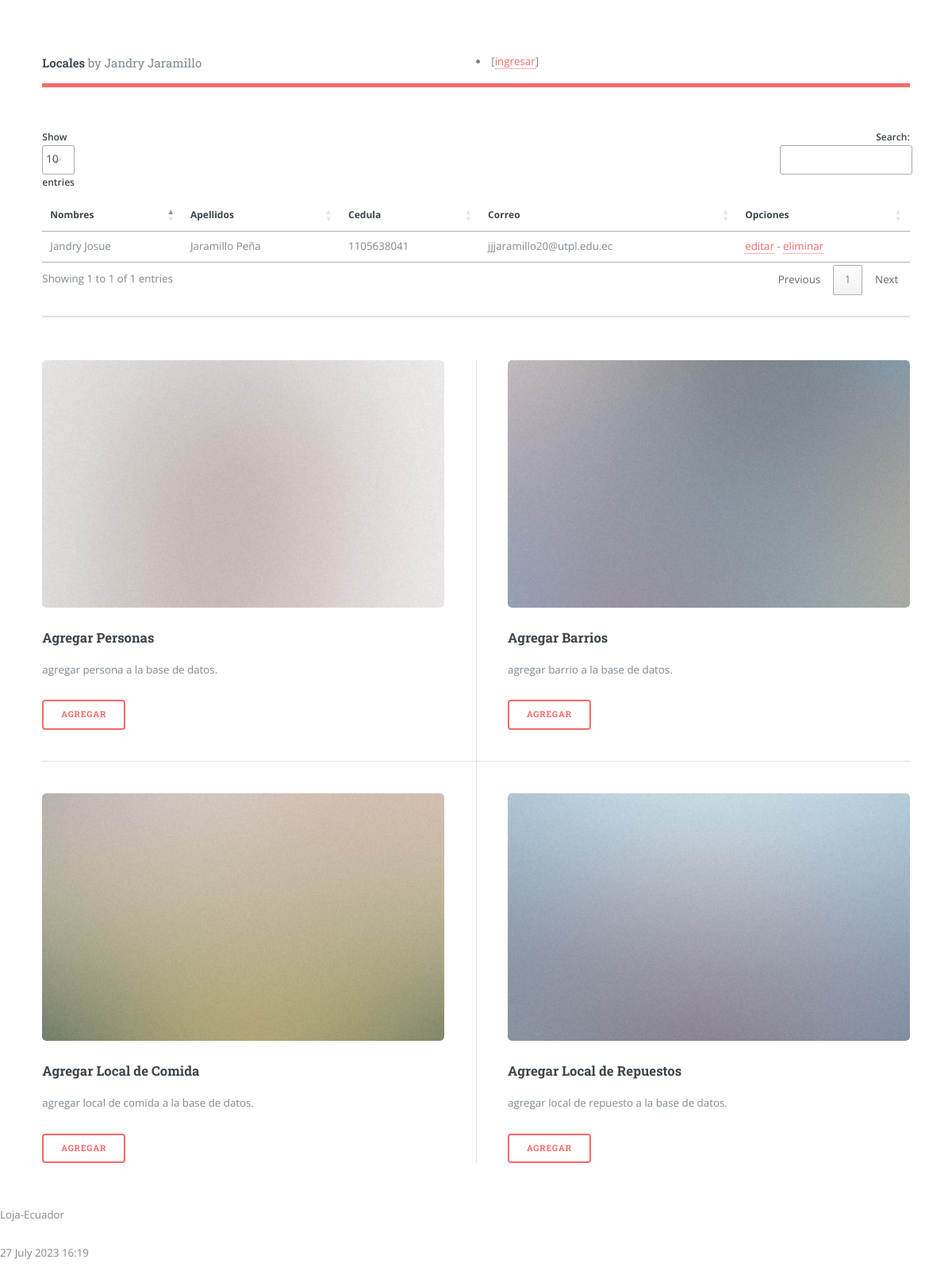
The page /listarPersonas on the database its author committed.
### locales/models.py (models this page shows, shortened)
class Persona(models.Model):
    nombres = models.CharField(max_length=80)
    apellidos = models.CharField(max_length=80)
    cedula = models.CharField(max_length=10)
    correo = models.EmailField()

### locales/views.py (the view)
# urls.py: path('listarPersonas', views.listarPersonas,
def listarPersonas(request):
    personas = Persona.objects.all()
    informacion_template = {"personas": personas}
    return render(request, "listarPersonas.html", informacion_template)

### locales/templates/listarPersonas.html (shortened to what this page needs)
{% extends "master.html" %}
{% block content %}
<table id="tabla_datos">
  <thead>
    <tr>
      <th>Nombres</th>
      <th>Apellidos</th>
      <th>Cedula</th>
      <th>Correo</th>
      <th>Opciones</th>
    </tr>
  </thead>
  {% for e in personas %}
  <tr>
    <td> {{e.nombres}}</td>
    <td> {{e.apellidos}}</td>
    <td> {{e.cedula}}</td>
    <td> {{e.correo}}</td>
    <td>
      <a href="{% url 'editarPersonas' e.id %}">editar</a> -
      <a href="{% url 'eliminarPersonas' e.id %}"
      onclick="return confirm('¿Está seguro de la eliminación?')" >
      eliminar</a>
    </td>
  </tr>
  {% endfor %}
</table>
{% endblock %}

### locales/static/css/main.css (style rules this page uses)
html, body, div, span, applet, object, iframe, h1, h2, h3, h4, h5, h6, p, blockquote, pre, a, abbr, acronym, address, big, cite, code, del, dfn, em, img, ins, kbd, q, s, samp, small, strike, strong, sub, sup, tt, var, b, u, i, center, dl, dt, dd, ol, ul, li, fieldset, form, label, legend, table, caption, tbody, tfoot, thead, tr, th, td, article, aside, canvas, details, embed, figure, figcaption, footer, header, hgroup, menu, nav, output, ruby, section, summary, time, mark, audio, video { margin: 0; padding: 0; border: 0; font-size: 100%; font: inherit; vertical-align: baseline; }
body { line-height: 1; }
table { border-collapse: collapse; border-spacing: 0; }
body { -webkit-text-size-adjust: none; }
body { -ms-overflow-style: scrollbar; }
html { box-sizing: border-box; }
*, *:before, *:after { box-sizing: inherit; }
body { background: #ffffff; }
body.is-preload *, body.is-preload *:before, body.is-preload *:after, body.is-resizing *, body.is-resizing *:before, body.is-resizing *:after { -moz-animation: none !important; -webkit-animation: none !important; -ms-animation: none !important; animation: none !important; -moz-transition: none !important; -webkit-transition: none !important; -ms-transition: none !important; transition: none !important; }
body, input, select, textarea { color: #7f888f; font-family: "Open Sans", sans-serif; font-size: 13pt; font-weight: 400; line-height: 1.65; }
@media screen and (max-width: 1680px) { body, input, select, textarea { font-size: 11pt; } }
@media screen and (max-width: 1280px) { body, input, select, textarea { font-size: 10pt; } }
a { -moz-transition: color 0.2s ease-in-out, border-bottom-color 0.2s ease-in-out; -webkit-transition: color 0.2s ease-in-out, border-bottom-color 0.2s ease-in-out; -ms-transition: color 0.2s ease-in-out, border-bottom-color 0.2s ease-in-out; transition: color 0.2s ease-in-out, border-bottom-color 0.2s ease-in-out; border-bottom: dotted 1px; color: #f56a6a; text-decoration: none; }
table { margin: 0 0 2em 0; width: 100%; }
table tbody tr { border: solid 1px rgba(210, 215, 217, 0.75); border-left: 0; border-right: 0; }
table tbody tr:nth-child(2n + 1) { background-color: rgba(230, 235, 237, 0.25); }
table td { padding: 0.75em 0.75em; }
table th { color: #3d4449; font-size: 0.9em; font-weight: 600; padding: 0 0.75em 0.75em 0.75em; text-align: left; }
table thead { border-bottom: solid 2px rgba(210, 215, 217, 0.75); }

### rows shown on the page
Persona: nombres "Jandry Josue", apellidos "Jaramillo Peña", cedula "1105638041", correo "jjjaramillo20@utpl.edu.ec"
